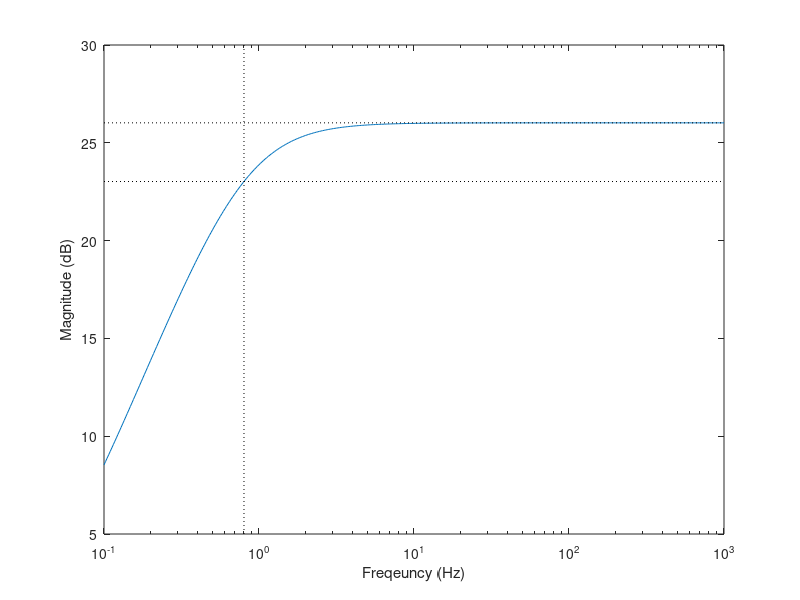
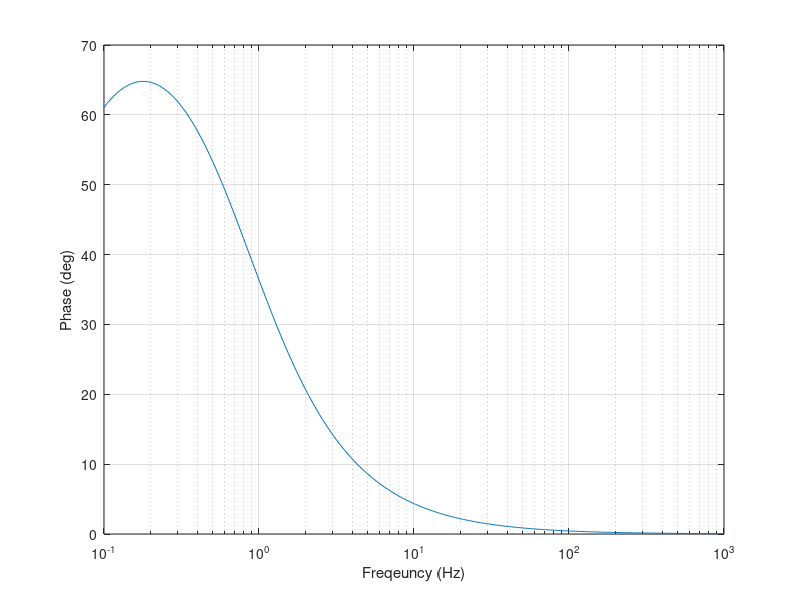
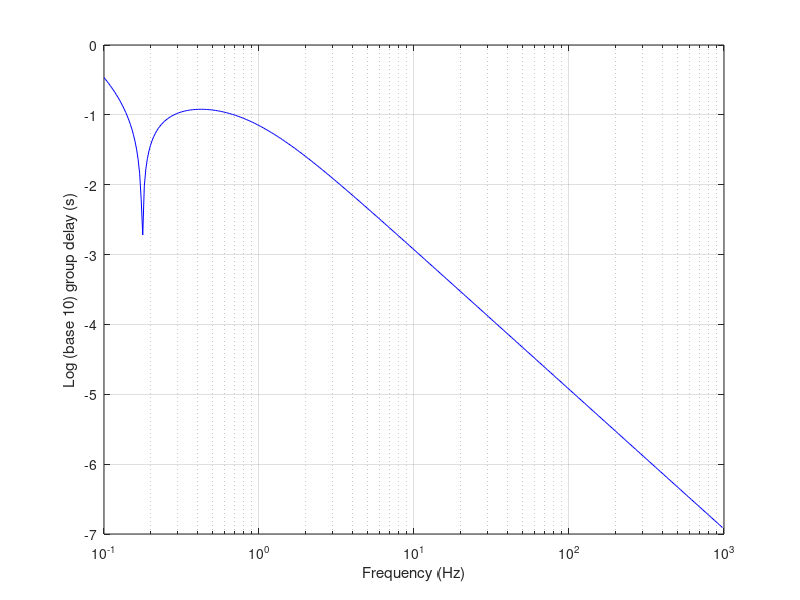

The MATLAB source for these figures, in order:
% HST/16V or HST/32V magnitude, phase, and group delay

% set log frequency range for calculation
logf=[-1:0.01:3];
f=10.^logf;
w=2*pi*f;

% R1 * C sets 0.8 Hz cutoff
R1C=1/(2*pi*0.8);
% R2C sets gain (G-1)
R2C=19*R1C;
% transfer function
H=(1+j*w*R2C./(1+j*w*R1C));

% plot magnitude
figure(1);
semilogx(f,20*log10(abs(H)));
xlabel('Freqeuncy (Hz)');
ylabel('Magnitude (dB)');
hold on;
% draw -3dB line at 0.8 Hz
a=axis;
semilogx([a(1),a(2)],[20*log10(20),20*log10(20)],'k:');
semilogx([a(1),a(2)],[20*log10(20)-3,20*log10(20)-3],'k:');
semilogx([0.8,0.8],[a(3),a(4)],'k:');

% plot phase
figure(2);
semilogx(f,(180/pi)*angle(H));
xlabel('Freqeuncy (Hz)');
ylabel('Phase (deg)');
hold on;
grid on;

% plot group delay
figure(3);
temp=(H(1:length(H)-1)+H(2:length(H)))./2;
groupdelay=log10(-imag((diff(H)./diff(w))./(temp)));
semilogx(f(1:length(f)-1),log10(-imag((diff(H)./diff(w))./(temp))),'b');
hold on;
xlabel('Frequency (Hz)');
ylabel('Log (base 10) group delay (s)');
grid on;